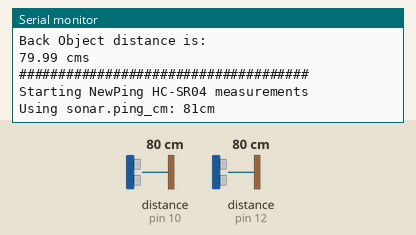
Bench run of a sketch on a simulated Arduino Uno, built with avr-gcc and run on an emulated ATmega328P. Shown: the last lines printed to the serial monitor. The test bench sets the inputs (shaded band); at power-on: distance to the obstacle (sensors on pin 10, pin 12) 80 cm. The echo pulse lasts 58.3 µs per cm.

Above: at 1.3 s.
1.4 s: distance to the obstacle (sensor on pin 10) set to 2 cm
At 1.72 s:
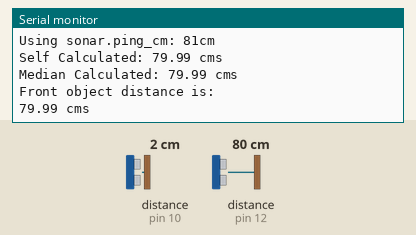
4.3 s: distance to the obstacle (sensor on pin 12) set to 4 cm
At 4.49 s:
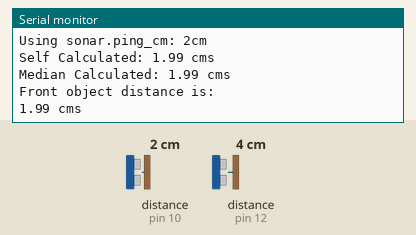
5.8 s: distance to the obstacle (sensor on pin 10) set to 9 cm
At 6.55 s:
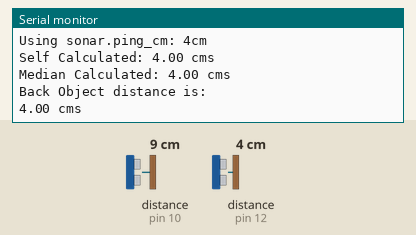
7.3 s: distance to the obstacle (sensor on pin 12) set to 18 cm
At 7.93 s:
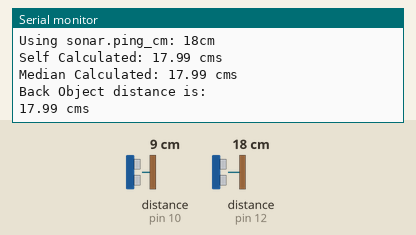
8.8 s: distance to the obstacle (sensor on pin 10) set to 18 cm
At 10.0 s:
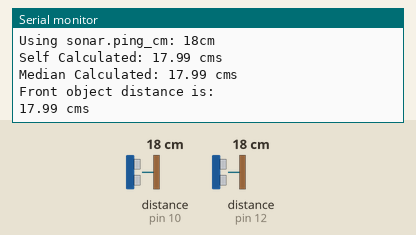
Timing chart, 0 to 11.8 s (numbered marks = the images above; inputs shaded):
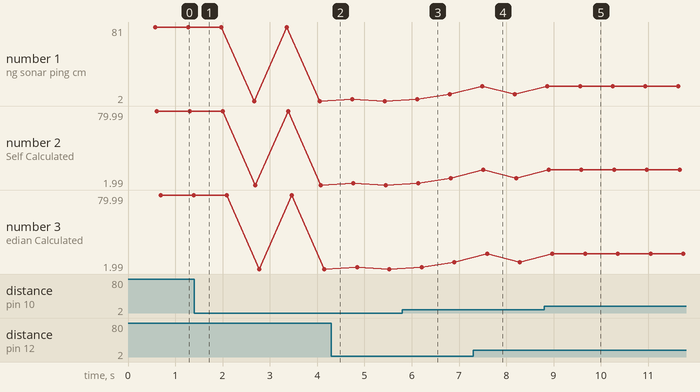

The sketch:

multi_hcrs04.ino
```cpp
#include <NewPing.h>

/*
  The NewPing library written by Tim Eckel provides :
  1. Works with many ultrasonic sensor models: SR04, SRF05, SRF06, DYP-ME007 & Parallax PING
  2. Doesn't lag for a full second if no ping echo is received like all other ultrasonic libraries
  3. Ping sensors consistently and reliably at up to 30 times per second
  4. Timer interrupt method for event-driven sketches
  5. Doesn't use pulseIn, which is slow and gives incorrect results with some ultrasonic sensor models
  ...
*/

// Include the NewPing library. Instructions at https://playground.arduino.cc/Code/NewPing/
#define triggerPinFront 9
#define echoPinFront 10
#define triggerPinBack 11
#define echoPinBack 12
#define MAX_DISTANCE_BACK 250
#define MAX_DISTANCE_FRONT 350

// Constructor: NewPing sonar(trigger_pin, echo_pin [, max_cm_distance]);
// Initializes NewPing to use pin 12(trigger output) and pin 11 for echo input, with max_ping_distance to 350cm
NewPing sonarFront(triggerPinFront, echoPinFront, MAX_DISTANCE_FRONT);
NewPing sonarBack(triggerPinBack, echoPinBack, MAX_DISTANCE_BACK);

float duration, distance;

void setup()
{
  // Start the serial monitor, at 9600 baudrate.
  Serial.begin(9600);
}

void loop()
{
  float backDistance = back_distance();
  Serial.println(F("Back Object distance is: "));
  Serial.print(backDistance);
  Serial.println(" cms");

  float frontDistance = front_distance();
  Serial.println(F("Front object distance is: "));
  Serial.print(frontDistance);
  Serial.println(" cms");
}

// Common function to get the distance to nearest object at the back.
float back_distance()
{
  // Wait 50ms between pings (about 20 pings/sec).
  // 29ms should be the shortest delay between pings.
  delay(500);
  Serial.println(F("#####################################"));
  Serial.println(F("Starting NewPing HC-SR04 measurements"));

  Serial.print("Using sonar.ping_cm: ");
  Serial.print(sonarBack.ping_cm());
  Serial.println("cm");

  duration = sonarBack.ping();
  distance = (duration / 2) * 0.0343;
  Serial.print("Self Calculated: ");
  // Distance will be 0 when out of set max range.
  Serial.print(distance);
  Serial.println(" cms");

  // The ping_median() function takes 'n' duration measurements in a row,
  // throws away the out of range readings and then averages the remaining ones.
  int iterations = 5;
  duration = sonarBack.ping_median(iterations);
  distance = (duration / 2) * 0.0343;
  Serial.print("Median Calculated: ");
  Serial.print(distance);
  Serial.println(" cms");

  // return the median calculated distance from duration.
  return distance;
}

// Common function to get distance to nearest object, in front.
float front_distance()
{
  // Wait 50ms between pings (about 20 pings/sec).
  // 29ms should be the shortest delay between pings.
  delay(500);
  Serial.println(F("#####################################"));
  Serial.println(F("Starting NewPing HC-SR04 measurements"));

  Serial.print("Using sonar.ping_cm: ");
  Serial.print(sonarFront.ping_cm());
  Serial.println("cm");

  duration = sonarFront.ping();
  distance = (duration / 2) * 0.0343;
  Serial.print("Self Calculated: ");
  // Distance will be 0 when out of set max range.
  Serial.print(distance);
  Serial.println(" cms");

  // The ping_median() function takes 'n' duration measurements in a row,
  // throws away the out of range readings and then averages the remaining ones.
  int iterations = 5;
  duration = sonarFront.ping_median(iterations);
  distance = (duration / 2) * 0.0343;
  Serial.print("Median Calculated: ");
  Serial.print(distance);
  Serial.println(" cms");

  //return calculated distance from median duration
  return distance;
}
```

Measured:
- after the input at 7.3 s, the serial monitor: prints a new line after 0.19 s (image 4)
- plotted number 1: 81 → 2 after the input at 1.4 s, 2 → 9 after the input at 5.8 s
- plotted number 2: 79.99 → 1.99 after the input at 1.4 s, 1.99 → 8.99 after the input at 5.8 s
- plotted number 3: 79.99 → 1.99 after the input at 1.4 s, 1.99 → 8.99 after the input at 5.8 s
